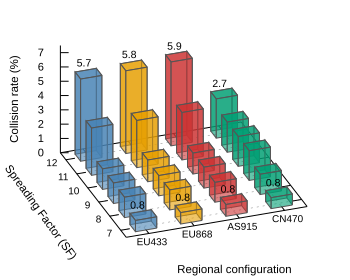

Recreate this plot in gnuplot.
set datafile separator ","

set lmargin at screen 0.25
set rmargin at screen 0.8
set bmargin at screen 0.3
set tmargin at screen 0.8

set xlabel "Spreading Factor (SF)" rotate by 306 offset 5,-0.1 font "Arial,11.5"
set ylabel "Regional configuration" rotate by 0 offset -2,-0.3 font "Arial,11.5"
set zlabel "Collision rate (%)" rotate by 90  offset 1,0 font "Arial,11.5"

set xrange [6.5:12.5]
set yrange [0.5:4.5]
set zrange [0:7.5]

set xtics 1 font "Arial,10"
set ytics ("CN470" 1, "AS915" 2, "EU868" 3, "EU433" 4) font "Arial,10"
set ztics font "Arial,11"

set grid
set view 50,250
set xyplane at 0

set boxwidth 0.5
set boxdepth 0.47
set style fill solid 0.6 border lc rgb "0x555555"

#set key at screen 1, 0.87 left top
#set key spacing 0.8
#set key samplen 0.8
#set key width -18
#set key font "Arial,10"

unset key

set label textcolor rgb "black"
set label "0.8" at 7,1.13,1.5 font "Arial,10.5" center front
set label "2.7" at 12,1.1,3.5 font "Arial,10.5" center front
set label "0.8" at 7,2.13,1.6 font "Arial,10.5" center front
set label "5.9" at 12,2.1,6.65 font "Arial,10.5" center front
set label "0.8" at 7,3.13,1.55 font "Arial,10.5" center front
set label "5.8" at 12,3.1,6.6 font "Arial,10.5" center front
set label "0.8" at 7,4.13,1.55 font "Arial,10.5" center front 
set label "5.7" at 12,4.1,6.55 font "Arial,10.5" center front

my_splot='splot \
    "average_collision_rate_by_region_by_sf.csv" every ::1 using 1:(4):4 with boxes lc rgb "0x4682B4" title "EU433", \
    "average_collision_rate_by_region_by_sf.csv" every ::1 using 1:(3):5 with boxes lc rgb "0xE69F00" title "EU868", \
    "average_collision_rate_by_region_by_sf.csv" every ::1 using 1:(2):2 with boxes lc rgb "0xCC3333" title "AS915", \
    "average_collision_rate_by_region_by_sf.csv" every ::1 using 1:(1):3 with boxes lc rgb "0x009E73" title "CN470"'

set terminal pdfcairo enhanced size 3.5, 2.8
set output "collision.pdf"
@my_splot

set terminal postscript eps enhanced color font "Arial,11" size 3.5, 2.8
set output "collision.eps"
@my_splot

set terminal svg enhanced size 350,280 font "Arial,11"
set output "collision.svg"
@my_splot
